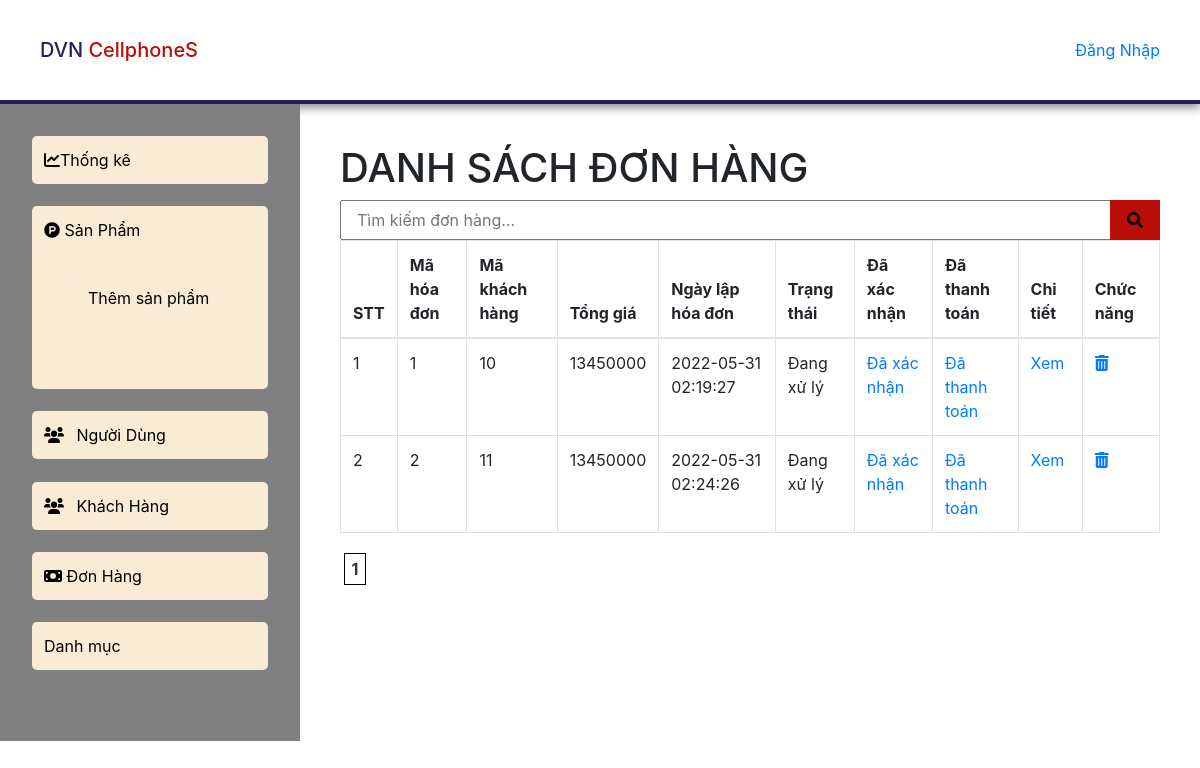
The page /DVNCellPhoneS/admin_bill.php on the database its author committed.
### tables this page shows
CREATE TABLE `bill` (
  `billID` int(11) NOT NULL,
  `accountID` int(11) NOT NULL,
  `customerID` int(11) NOT NULL,
  `totalPrice` varchar(50) NOT NULL,
  `billDate` timestamp NOT NULL DEFAULT current_timestamp() ON UPDATE current_timestamp(),
  `billStatus` varchar(50) NOT NULL
);

### DVNCellPhoneS/admin_bill.php (the view, shortened to what this page needs)
<?php
    include('db/connect.php');
    include('include/useradmin.php');
    if(isset($_SESSION['user'])){
        $user=$_SESSION['user'];
    }else{
        $user=[];
    }
?>
<!DOCTYPE html>
<html lang="en">
<head>
    <link rel="stylesheet" href="css/ad.css">
    <link rel="stylesheet" href="https://cdnjs.cloudflare.com/ajax/libs/font-awesome/6.0.0-beta2/css/all.min.css"
 />
        <link rel="stylesheet" href="css/admin.css">
        <link rel="stylesheet" href="css/bill.css">
        <link rel="stylesheet" href="css/main.css">
        <link rel="stylesheet" href="https://maxcdn.bootstrapcdn.com/bootstrap/4.4.1/css/bootstrap.min.css">
    <link rel="stylesheet" href="css/grid.css">
</head>
<body>
<header class="header">
      <div class="container">
        <div class="logo">
            <h2>
                <span style="color: #281E5D;">DVN</span>
               <span style="color: #B90E0A;">CellphoneS</span>
            </h2>
        </div>
        <?php
            if(isset($user['username'])){
        ?>
        <div class="accout" id="log-and-reg">
          <a href="" class="login"><i class="ti-user"> </i>Xin chào <?php echo $user['username'] ?></a>
          <a onclick="return confirm('Bạn có chắc muốn đăng xuất?');" href="logout.php">Đăng xuất</a>
        </div>
        <?php
            }
            else{
        ?>
                <a href="login.php" class="login"><i class="ti-user"> </i>Đăng Nhập</a>
        <?php
            }
        ?>
      </div>
    </header>
<div class="flex">
            <div class="admin-left">
            <ul>
            <li><a href="admin.php"><i class="fa-solid fa-chart-line"></i>Thống kê</a></li>
            <li><a href="admin_product.php"><i class="fa-brands fa-product-hunt"></i> Sản Phẩm</a>
                <ul>
                    <li><a href="admin_add_product.php">Thêm sản phẩm</a></li>
                </ul>
            </li>
            <li><a href="admin_account.php"><i class="fa-solid fa-users w-5 mr-2"></i> Người Dùng</a></li>
            <li><a href="admin_customer.php"><i class="fa-solid fa-users w-5 mr-2"></i> Khách Hàng</a></li>
            <li><a href="admin_bill.php"><i class="fa-solid fa-money-bill"></i> Đơn Hàng</a></li>
            <li><a href="admin_category.php">Danh mục</a></li>
        </ul>
            </div>
                <div class="content-bill">
                <h1>DANH SÁCH ĐƠN HÀNG</h1>
                <form action="" class="search-bill-bar">
                    <input type="text" placeholder="Tìm kiếm đơn hàng..." name="text">
                    <button type="button"><i class="fa-solid fa-magnifying-glass"></i></button>
                </form>
                <table class="table table-bordered table-hover">
                    <thead>
                        <tr>
                            <th>STT</th>
                            <th>Mã hóa đơn</th>
                            <th>Mã khách hàng</th>
                            <th>Tổng giá</th>
                            <th>Ngày lập hóa đơn</th>
                            <th>Trạng thái</th>
                            <th>Đã xác nhận</th>
                            <th>Đã thanh toán</th>
                            <th>Chi tiết</th>
                            <th>Chức năng</th>
                        </tr>
                    </thead>
                    <tbody>
                        <?php
                        $item_page=!empty($_GET['per_page'])?$_GET['per_page']:10;
                        $sql_pd=mysqli_query($con,"select * from bill");
                        $totalRecord=mysqli_num_rows($sql_pd);
                        $totalPage=ceil($totalRecord/$item_page);
                        $i=1;
                        $bill_query=mysqli_query($con,"select * from bill order by billID ASC");
                        while($row_bill=mysqli_fetch_array($bill_query)){
                        ?>
                        <tr>
                            <td><?php echo $i++ ?></td>
                            <td><?php echo $row_bill['billID'];?></td>
                            <td><?php echo $row_bill['customerID'];?></td>
                            <td><?php echo $row_bill['totalPrice'];?></td>
                            <td><?php echo $row_bill['billDate'];?></td>
                            <td><?php echo $row_bill['billStatus'];?></td>
                            <td><a href='admin_bill.php?confirm=<?php echo $row_bill['billID']?>'>Đã xác nhận</a></td>
                            <td><a href='admin_bill.php?thanhtoan=<?php echo $row_bill['billID']?>'>Đã thanh toán</a></td>
                            <td><a href="admin_billdetails.php?id=<?php echo $row_bill['billID']; ?>">Xem</a></td>
                            <td>
                                <div class="bill-function">
                                    <a onclick="return confirm('Bạn có muốn xóa hóa đơn này?');" href="admin_bill.php?id=<?php echo $row_bill['billID']?>"><i class="fa-solid fa-trash-can"></i></a>
                                </div>
                            </td>
                        </tr>
                        <?php
                        }
                        ?>
                    </tbody>
                </table>
                <div class="pagination">
                        <ul id="paging">
                            <?php for($number=1;$number<=$totalPage;$number++){
                            ?>
                            <li><a href="?admin_account&&per_page=10&page=<?php echo $number;?>"><?php echo $number;?></a></li>
                            <?php
                            }
                            ?>
                        </ul>
                </div>
        </div>
</div>
</body>
</html>

### DVNCellPhoneS/css/ad.css (style rules this page uses)
article, aside, details, figcaption, figure, footer, header, hgroup, menu, nav, section { display: block; }
body { line-height: 1; }
ol, ul { list-style: none; }
table { border-collapse: collapse; border-spacing: 0; }
html { --red-header-cl: #f73838; --blue-main-cl: #28135d; --red-hover-cl: rgb(185, 14, 10); --time-trans-hover: 0.3s; }
body { width: 100%; margin: 0px; padding: 0px; box-sizing: border-box; }
.container { width: 100%; height: auto; margin: 0 auto; padding-left: 15px; padding-right: 15px; position: relative; }
.header { border-bottom: solid var(--blue-main-cl); -webkit-box-shadow: 0px 12px 16px -15px rgba(0, 0, 0, 0.2); -moz-box-shadow: 0px 12px 16px -15px rgba(0, 0, 0, 0.2); box-shadow: 0px 12px 16px -15px rgba(0, 0, 0, 0.2); }
.header .container { display: flex; align-items: center; justify-content: space-between; padding: 5px 10px; height: 100px; }

### DVNCellPhoneS/css/admin.css (style rules this page uses)
* { padding: 0; margin: 0; box-sizing: border-box; }
a { color:#333; text-decoration: none; }
.header { width: 100%; height: auto; box-shadow: 0 2px 10px 1px rgb(0 0 0 / 50%); }
.logo h2 { margin: 0; font-size: 20px; padding-right: 0; }
.logo h2 span { padding: 0; }
#productlist table, th, td { border: 1px solid #333; }
.pagination { width: 100%; }
.pagination ul { text-align: center; }
.pagination ul li { display: inline-table; width: 30px; height: 60px; line-height: 40px; position: relative; }
.pagination ul li a { color: #333; font-size: 16px; font-weight: bold; }
.flex { display: flex; }
.admin-left { width: 30%; background: grey; height: auto; }
.admin-left ul { padding: 2rem; }
.admin-left ul li { margin-bottom: 1.4rem; background: antiquewhite; padding: 0.75rem; border-radius: 5px; }

### DVNCellPhoneS/css/bill.css (style rules this page uses)
.content-bill { width: 90%; padding: 40px 40px 0px; margin: 0 auto; height: auto; }
#billlist table, th, td { border: 1px solid #333; }
.search-bill-bar { display: flex; position: relative; }
.search-bill-bar input[type="text"] { height: 40px; width: 1000px; padding: 0 15px; outline: none; }
.search-bill-bar button { position: absolute; top: 0; bottom: 0; right: 0; width: 50px; background-color: #B90E0A; border: none; cursor: pointer; }

### DVNCellPhoneS/css/main.css (style rules this page uses)
* { padding: 0; margin: 0; box-sizing: border-box; }
.pagination { width: 100%; }
.pagination ul { text-align: center; }
.pagination ul li { display: inline-table; width: 30px; height: 60px; line-height: 40px; position: relative; }
.pagination ul li a { padding: 5px 7px; color: #333; border: 1px solid black; font-size: 16px; font-weight: bold; }
.container { padding-top: 25px; padding-left: 25px; padding-right: 25px; }
.header { border-bottom: 4px solid #281E5D; margin-bottom: 0; }
.logo h2 { margin: 0; padding-right: 0; }
.logo h2 span { padding: 0; }

### DVNCellPhoneS/admin_bill.php (style rules this page uses)
.content-bill { width: 75%; padding: 40px 40px 0px; margin: 0 auto; height: auto; }
.admin-left a { text-decoration: none; color: black; }
.flex { display: flex; }
.admin-left { width: 25%; background: grey; height: auto; }
.admin-left ul { padding: 2rem; }
.admin-left ul li { margin-bottom: 1.4rem; background: antiquewhite; padding: 0.75rem; border-radius: 5px; }

### rows shown on the page
bill: billID "1", customerID "10", totalPrice "13450000", billDate "2022-05-31 02:19:27", billStatus "Đang xử lý"
bill: billID "2", customerID "11", totalPrice "13450000", billDate "2022-05-31 02:24:26", billStatus "Đang xử lý"
